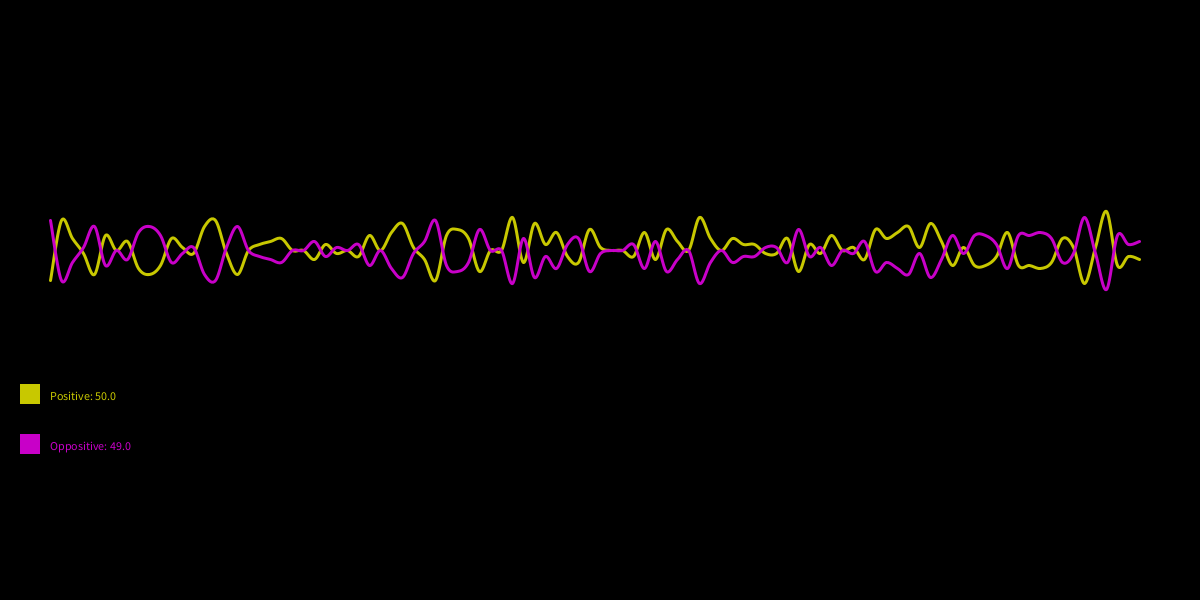
Frame 1 (no input)
Frame 60 (the mouse pressed at the canvas centre just before this capture): identical to frame 1, image omitted
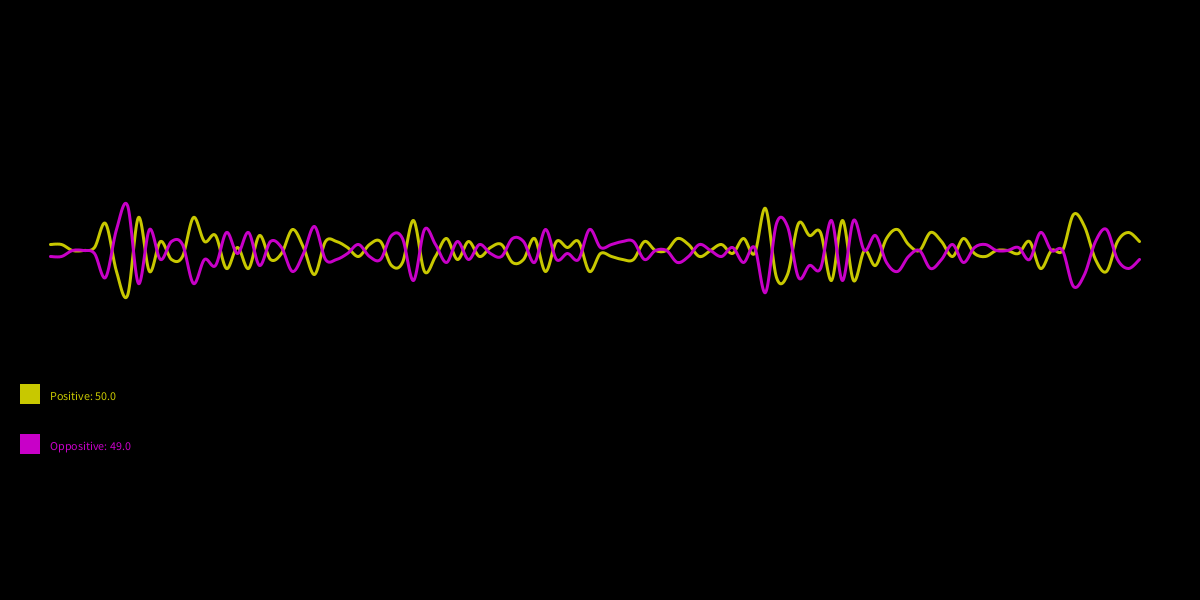
Frame 120 (the mouse held since frame 60 and released just before this capture)

The Processing sketch that drew these frames (run headless with seeded random() and noise(); from frame 60 on, the mouse is pressed at the canvas centre):

// Processing sketch: random_Possibility_1
// ── random_Possibility_1.pde
int postiveIndex = 0;
int oppositIndex = 0;
int totalRound = 100;

int[] upSidePercent = new int[totalRound];
int[] downSidePercent = new int[totalRound];

void setup() {
  size(1200, 600);
  initiate();
}

void draw() {
  background(0);
  pushMatrix();
  translate(50,100);
  drawCurve();
  popMatrix();
  averagePossibility();
}

void averagePossibility() {
  int totalPositive = 0;
  int totalOppositive = 0;
  for (int i = 0; i < totalRound; i ++) {
    totalPositive += upSidePercent[i];
    totalOppositive += downSidePercent[i];
  }
  float averagePositive = totalPositive / totalRound;
  float averageOppositive = totalOppositive / totalRound;
  fill(200, 200, 0);
  noStroke();
  rect(20,height-216,20,20);
  text("Positive: "+averagePositive,50,height-200);
  
  fill(200, 0, 200);
  noStroke();
  rect(20,height-166,20,20);  
  text("Oppositive: "+averageOppositive,50,height-150);
}

void drawCurve() {
  noFill();
  strokeWeight(3);
  stroke(200, 200, 0);
  beginShape();
  curveVertex(0*11, height/2-3*upSidePercent[0]);
  for (int i = 0; i < totalRound; i ++) {
    curveVertex(i*11, height/2-3*upSidePercent[i]);
  }
  curveVertex((totalRound-1)*11, height/2-3*upSidePercent[totalRound-1]);
  endShape();

  stroke(200, 0, 200);
  strokeWeight(3);
  beginShape();
  curveVertex(0*11, height/2-3*downSidePercent[0]);
  for (int i = 0; i < totalRound; i ++) {
    curveVertex(i*11, height/2-3*downSidePercent[i]);
  }
  curveVertex((totalRound-1)*11, height/2-3*downSidePercent[totalRound-1]);
  endShape();
}

void initiate() {
  for (int i = 0; i < totalRound; i ++) {
    for (int j = 0; j < 100; j ++) {
      float pos = random(1);
      if (pos > 0.5) {
        postiveIndex ++;
      } else {
        oppositIndex ++;
      }
    }
    upSidePercent[i] = postiveIndex;
    downSidePercent[i] = oppositIndex;
    postiveIndex = 0;
    oppositIndex = 0;
  }
}

void mousePressed() {
  initiate();
}
